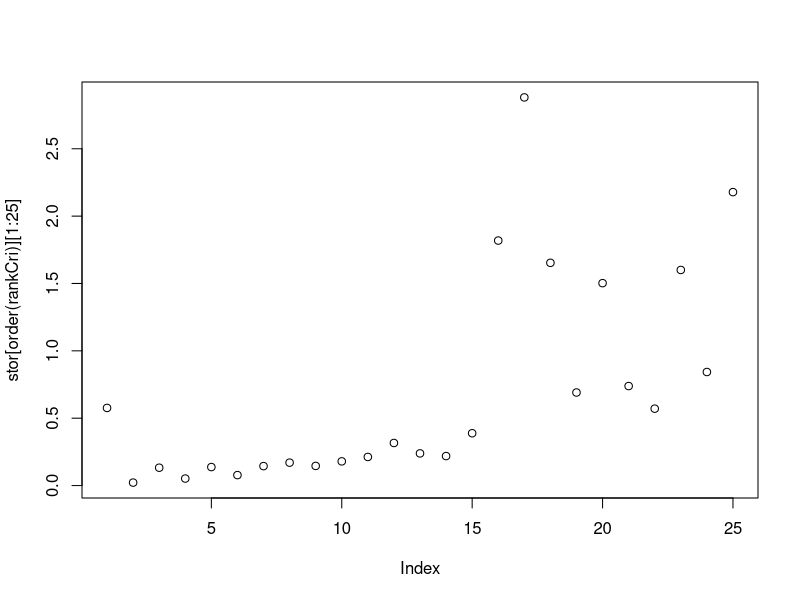

This figure's R source:
a = c(7, 8, 5, 7, 3, 4, 4, 1, 3, 2, 
      6, 2, 9, 7, 3, 4, 2, 1, 4, 7, 
      6, 4, 14, 6, 0, 1, 5, 0, 0, 2, 
      1, 8, 6, 0, 4, 10, 3, 4, 7, 0, 0)

b = c(8, 11, 29, 29, 9, 3, 13, 15, 11, 36,
      6, 5, 12, 14, 22, 7, 8, 30, 24, 36,
      34, 14, 54, 15, 6, 9, 12, 10, 22, 16,
      14, 16, 6, 20, 13, 30, 13, 30, 31, 34, 9)

c = c(11, 8, 4, 4, 0, 4, 13, 13, 7, 12,
      8, 7, 7, 5, 11, 6, 8, 4, 15, 16,
      13, 5, 13, 8, 6, 5, 5, 12, 8, 10,
      7, 15, 7, 5, 2, 12, 2, 5, 15, 34, 0)

d = c(2, 8, 35, 27, 12, 0, 11, 3, 15, 20,
      0, 2, 17, 20, 21, 4, 2, 23, 16, 27,
      8, 34, 61, 13, 0, 10, 10, 2, 16, 11,
      6, 12, 2, 18, 14, 8, 14, 14, 22, 0, 1)

theta = log((a/b)/(c/d))

sd = (1/(a+0.5)+1/(b+0.5)+1/(c+0.5)+1/(d+0.5))^0.5

data = as.data.frame(cbind(a, b, c, d, theta, sd), head = TRUE)

# Objective: whether the probability of occurrence is the same under treatment 
#            control in each individual table

# Tool: intrinsic moment prior 


# Define the functions for the analysis
###---calculate the Bayes factor for the IM prior
Konst <- function(h, a1, b1, a2, b2) {
  const <- rep(0, 2*h+1)
  for (j in 0:(2*h)) {
    const[j+1] <- lchoose(2*h, j) + lbeta(a1+j, b1) + lbeta(a2+2*h-j, b2) -
      lbeta(a1, b1) - lbeta(a2, b2)
    const[j+1] <- exp(const[j+1]) * (-1)^j
  }
  return(sum(const))
}

###---calculate the Bayes factor for the moment prior
bf_10_M <- function(y1, y2, n1, n2, h, a0, b0, a1, b1, a2, b2) {
  
  a0_post <- a0 + y1 + y2
  b0_post <- b0 + n1 + n2 - y1 - y2
  
  a1_post <- a1 + y1
  b1_post <- b1 + n1 - y1
  
  a2_post <- a2 + y2
  b2_post <- b2 + n2 - y2
  # BF10, the last equation
  res = - lbeta(a0_post, b0_post) - lbeta(a1, b1) - lbeta(a2, b2) + lbeta(a0, b0) + 
    lbeta(a1_post, b1_post) + lbeta(a2_post, b2_post)
  
  return(exp(res)*Konst(h, a1_post, b1_post, a2_post, b2_post)/Konst(h, a1, b1, a2, b2))
}

###---calculate Standard Bayes factor with the default prior (last equation on paage 407)
bf_10_standard <- function(y1, y2, n1, n2, h, a0, b0, a1, b1, a2, b2) {
  
  a0_post <- a0 + y1 + y2
  b0_post <- b0 + n1 + n2 - y1 - y2
  
  a1_post <- a1 + y1
  b1_post <- b1 + n1 - y1
  
  a2_post <- a2 + y2
  b2_post <- b2 + n2 - y2
  # BF10, the last equation
  res = - lbeta(a0_post, b0_post) - lbeta(a1, b1) - lbeta(a2, b2) + lbeta(a0, b0) + 
    lbeta(a1_post, b1_post) + lbeta(a2_post, b2_post)
  
  return(exp(res))
}


###---calculate the Bayes factor for the moment prior (matrix form)
BF_10_M <- function(y1, y2, n1, n2, h, t1, t2, a0, b0, a1, b1, a2, b2) {
  
  BF_10 <- matrix(0, nrow=t1+1, ncol=t2+1)
  for (x1 in 0:t1) {
    for (x2 in 0:t2) {
      a1_x <- a1 + x1
      b1_x <- b1 + t1 - x1
      a2_x <- a2 + x2
      b2_x <- b2 + t2 - x2
      
      BF_10[x1+1, x2+1] <- bf_10_M(y1, y2, n1, n2, h, a0, b0, a1_x, b1_x, a2_x, b2_x)
    }
  }
  return(BF_10)
}



m0 <- function(x1, x2, t1, t2, a0, b0) {
  
  a0_post <- a0 + x1 + x2
  b0_post <- b0 + t1 + t2 - x1 - x2
  
  L_res <- lchoose(t1, x1) + lchoose(t2, x2) + lbeta(a0_post, b0_post) -lbeta(a0, b0)
  res <- exp(L_res)
}


###---calculate the marginal likelihood under the null (matrix form)
# Eq 19 sum part
M0 <- function(t1, t2, a0, b0) {
  
  M <- matrix(0, nrow=t1+1, ncol=t2+1)
  for (x1 in 0:t1) {
    for (x2 in 0:t2) {
      M[x1+1, x2+1] <- m0(x1, x2, t1, t2, a0, b0)
    }
  }
  return(M)
}

BF_10_IM <- function(y1, y2, n1, n2, h=1, t1=4, t2=4, 
                     a0=1, b0=1, a1=1, b1=1, a2=1, b2=1) {
  
  return(sum(BF_10_M(y1, y2, n1, n2, h, t1, t2, a0, b0, a1, b1, a2, b2) * M0(t1, t2, a0, b0)))
}

##### Density for the IM prior

density_M <- function (theta1, theta2, h, a1, b1, a2, b2) {
  res <- exp(dbeta(theta1, a1, b1, log=TRUE) + dbeta(theta2, a2, b2, log=TRUE)) * 
    (theta1-theta2)^{2*h}/Konst(h, a1, b1, a2, b2)
  
  return(res)
}


density_IM <- function(theta1, theta2, h, t1, t2, a0, b0,
                       a1, b1, a2, b2) {
  Den <- matrix(0, nrow=t1+1, ncol=t2+1)
  for (x1 in 0:t1) {
    for (x2 in 0:t2) {
      a1_x <- a1 + x1
      b1_x <- b1 + t1 - x1
      a2_x <- a2 + x2
      b2_x <- b2 + t2 - x2
      
      Den[x1+1, x2+1] <- density_M(theta1, theta2, h, a1_x, b1_x, a2_x, b2_x)
    }
  }
  
  M <- M0(t1, t2, a0, b0)
  return( sum(Den * M) )
}



####################### Looking for the optimal t ########################
## Bayes Factor under different h and t
## Choice for h = 0, 1, 2

head(data)

uncont = data[,1]+data[,2]
cont = data[,3]+data[,4]

stor = c()
for (i in (1:length(cont))){
  temp = BF_10_IM(y1=data[,1][i], y2=data[,3][i], n1=uncont[i], n2=cont[i], h=1, t1=4, t2=4, a0=1, b0=1, a1=1, b1=1, a2=1, b2=1)
  stor = c(stor, temp)
}

stor

rankCri = abs(data[,1]/uncont - data[,3]/cont)
stor[order(rankCri)]

plot(stor[order(rankCri)][1:25])

# do an overall analysis
#### Bayes Factor under different h and t
## Choice for h = 0, 1, 2
## (a, b, c, d) = (170,736,352,556).
temp = BF_10_IM(y1=170, y2=352, n1=170+736, n2=352+556, h=1, t1=4, t2=4, a0=1, b0=1, a1=1, b1=1, a2=1, b2=1)


### find the best t for h = 0, 1, 2
# h = 0

thetaCont = data[,1]/(data[,1]+data[,2])
thetaTrt = data[,3]/(data[,3]+data[,4])

#################### BF ####################
# h=0, t=0
stor1 = numeric(41)
for (i in 1:41) {
    temp = density_IM (theta1 = thetaCont[i], theta2 = thetaTrt[i], h = 0, 
                t1 = 0, t2 = 0, a0 = 0.5, b0 = 0.5, a1 = 0.25, 
                b1 = 0.25, a2 = 0.25, b2 = 0.25)
    stor1[i] = temp
}

# h=0, t=8
stor2 = numeric(41)
for (i in 1:41) {
  temp = density_IM (theta1 = thetaCont[i], theta2 = thetaTrt[i], h = 0, 
                     t1 = 4, t2 = 4, a0 = 0.5, b0 = 0.5, a1 = 0.25, 
                     b1 = 0.25, a2 = 0.25, b2 = 0.25)
  stor2[i] = temp
}


# h=0, t=8
stor3 = numeric(41)
for (i in 1:41) {
  temp = density_IM (theta1 = thetaCont[i], theta2 = thetaTrt[i], h = 0, 
                     t1 = 7, t2 = 7, a0 = 0.5, b0 = 0.5, a1 = 0.25, 
                     b1 = 0.25, a2 = 0.25, b2 = 0.25)
  stor3[i] = temp
}
stor3

cbind(stor1, stor2, stor3)

### h=1

# h=1, t=0
stor11 = numeric(41)
for (i in 1:41) {
  temp = density_IM (theta1 = thetaCont[i], theta2 = thetaTrt[i], h = 1, 
                     t1 = 0, t2 = 0, a0 = 0.5, b0 = 0.5, a1 = 0.25, 
                     b1 = 0.25, a2 = 0.25, b2 = 0.25)
  stor11[i] = temp
}

# h=1, t=8
stor12 = numeric(41)
for (i in 1:41) {
  temp = density_IM (theta1 = thetaCont[i], theta2 = thetaTrt[i], h = 1, 
                     t1 = 4, t2 = 4, a0 = 0.5, b0 = 0.5, a1 = 0.25, 
                     b1 = 0.25, a2 = 0.25, b2 = 0.25)
  stor12[i] = temp
}


# h=0, t=8
stor3 = numeric(41)
for (i in 1:41) {
  temp = density_IM (theta1 = thetaCont[i], theta2 = thetaTrt[i], h = 0, 
                     t1 = 7, t2 = 7, a0 = 0.5, b0 = 0.5, a1 = 0.25, 
                     b1 = 0.25, a2 = 0.25, b2 = 0.25)
  stor3[i] = temp
}
stor3

cbind(stor1, stor2, stor3)

# h=0, t=0
stor1 = numeric(41)
for (i in 1:41) {
  temp = density_IM (theta1 = thetaCont[i], theta2 = thetaTrt[i], h = 0, 
                     t1 = 0, t2 = 0, a0 = 0.5, b0 = 0.5, a1 = 0.25, 
                     b1 = 0.25, a2 = 0.25, b2 = 0.25)
  stor1[i] = temp
}

# h=0, t=8
stor2 = numeric(41)
for (i in 1:41) {
  temp = density_IM (theta1 = thetaCont[i], theta2 = thetaTrt[i], h = 0, 
                     t1 = 4, t2 = 4, a0 = 0.5, b0 = 0.5, a1 = 0.25, 
                     b1 = 0.25, a2 = 0.25, b2 = 0.25)
  stor2[i] = temp
}


# h=0, t=8
stor3 = numeric(41)
for (i in 1:41) {
  temp = density_IM (theta1 = thetaCont[i], theta2 = thetaTrt[i], h = 0, 
                     t1 = 7, t2 = 7, a0 = 0.5, b0 = 0.5, a1 = 0.25, 
                     b1 = 0.25, a2 = 0.25, b2 = 0.25)
  stor3[i] = temp
}
stor3

cbind(stor1, stor2, stor3)


